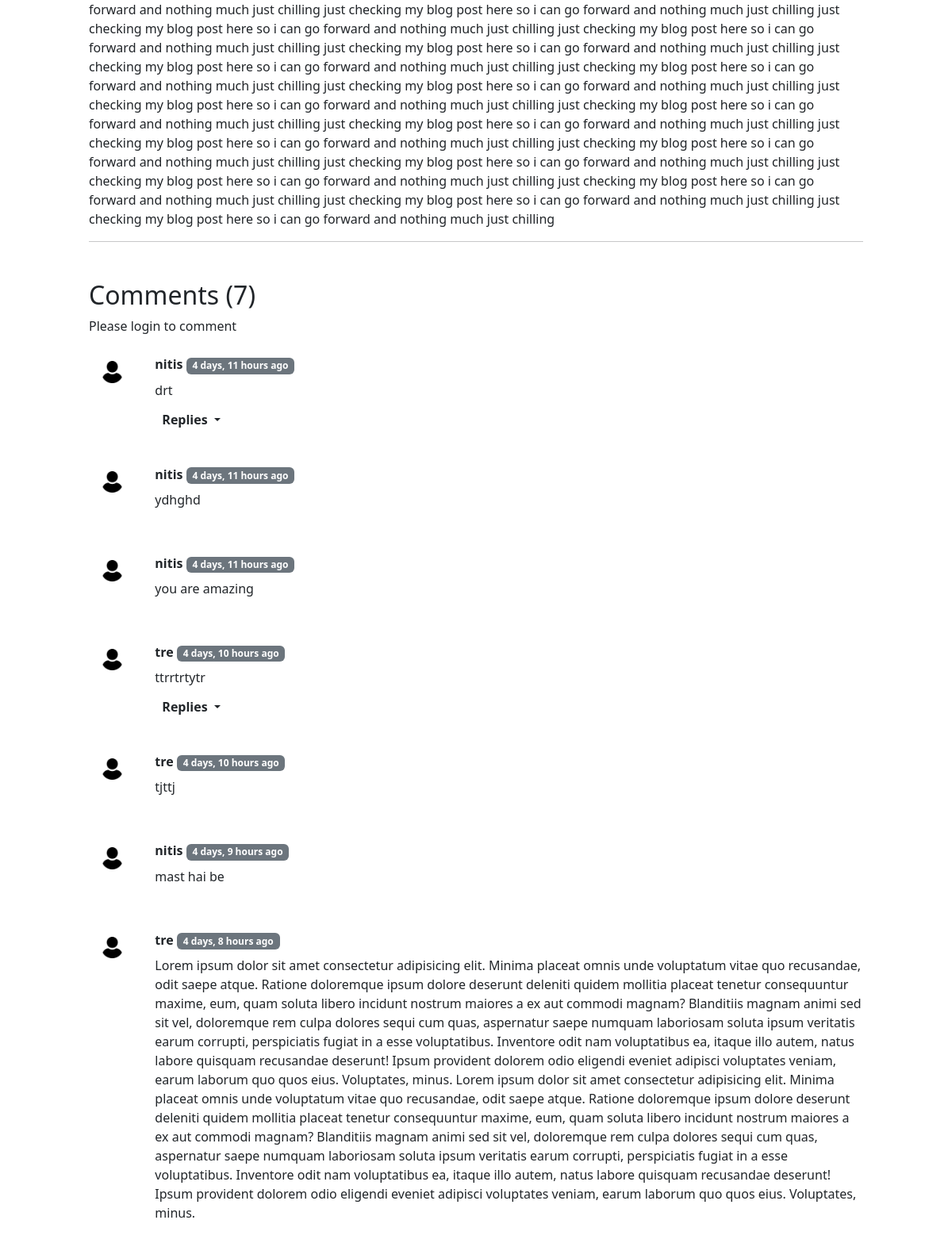
The app's page /blog/1 (lower part), older data.
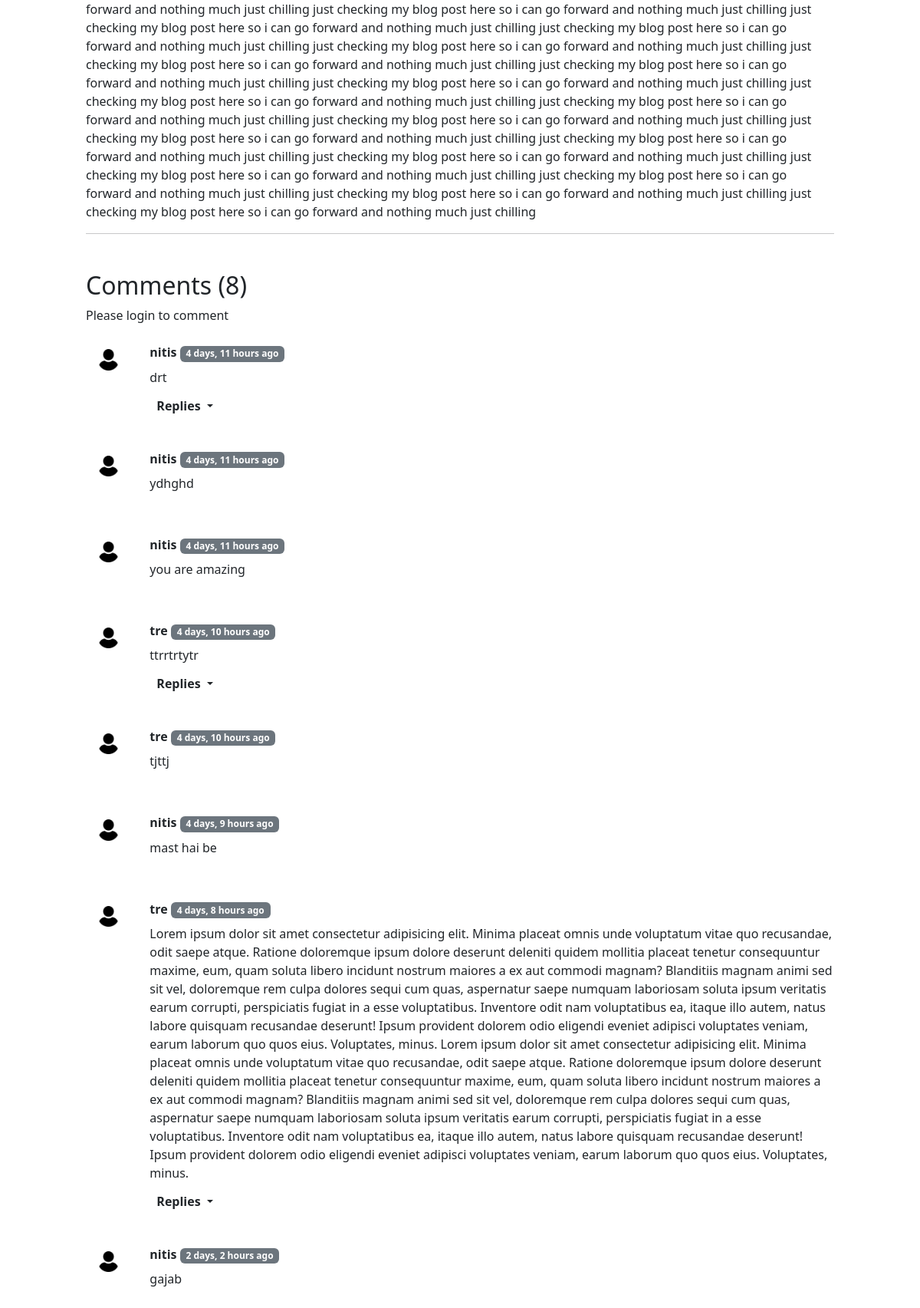
The same page, newer data.
### blog/models.py (models this page shows)
class BlogComment(models.Model):
    sno = models.AutoField(primary_key=True)
    comment = models.TextField()
    user = models.ForeignKey(User, on_delete=models.CASCADE)
    post = models.ForeignKey(Post, on_delete=models.CASCADE)
    parent = models.ForeignKey('self', on_delete=models.CASCADE, null=True)
    timestamp = models.DateTimeField(default=now)
    def __str__(self):
        return self.comment[0:15] + "..." + " by " + self.user.username

### blog/views.py (the view)
# urls.py: path('<int:slug>', views.blogPost, name = "blogPost"),
def blogPost(request, slug):
    try:
        post = Post.objects.get(sno = slug)
        comments = BlogComment.objects.filter(post = post, parent = None)
        replies = BlogComment.objects.filter(post = post).exclude(parent = None)
        replyDict = {}
        for reply in replies:
            parent = reply.parent.sno
            if parent not in replyDict:
                replyDict[parent] = []
            replyDict[parent].append(reply)
        print(replyDict)
        context = {'post' : post, 'comments' : comments, 'replyDict' : replyDict}
        return render(request, "blog/blogPost.html", context)
    except ObjectDoesNotExist:
        messages.error(request, "No such blog exists")
        allPosts = Post.objects.all()
        context = {'allPosts' : allPosts}
        return render(request, "blog/blogHome.html", context)

### blog/templatetags/extras.py (called while the page is built)
@register.filter(name='get_val')
def get_val(dict, key):
    return dict.get(key)

### templates/blog/blogPost.html (shortened to what this page needs)
{% extends "base.html" %}
{% block body %}
{% load humanize %}
{% load extras %}
<div class="container-fluid my-3 mb-5" style="max-width: 1000px;">
    <p class="text-break" >{{post.content|safe}}</p>
    <hr>
</div>
<div class="container-fluid" style="max-width: 1000px;">
    <h2>Comments ({{comments.count}})</h2>
    <div class="my-2">
        {% if user.is_authenticated %}
        <form method="POST" action="/blog/postComment">
            {% csrf_token %}
            <div class="mb-3">
                <label for="comment" class="form-label">Post Comment</label>
                <input type="text" class="form-control" name="comment" id="comment" placeholder="Enter comment here"
                    pattern=".*\S.*" trim required>
                <input type="hidden" name="parentSno" value="">
            </div>
            <input type="hidden" name="postSno" value={{post.sno}}>
            <button type="submit" class="btn btn-dark">Submit</button>
        </form>
        {% else %}
        <p>Please login to comment</p>
        {% endif %}
    </div>
    {% for comment in comments %}
    <div class="row my-3">
        <div class="col-md-1">
            <img class="rounded mx-auto d-block w-100 p-3" src="/static/img/user.png" alt = "user">
        </div>
        <div class="col-md-11 pt-2">
            <b>{{comment.user.username}}</b> <span class="badge bg-secondary">{{comment.timestamp|naturaltime}}</span>
            <div class="my-2 text-break">{{comment.comment}}</div>
            <div class="reply mx-0">
                <p class="d-inline-flex gap-1">
                    {% if comment.sno in replyDict %}
                    <button class="btn btn-link btn-sm text-decoration-none text-dark fw-bold fs-6 dropdown-toggle" type="button" data-bs-toggle="collapse"
                        data-bs-target="#replies{{comment.sno}}" aria-expanded="false" aria-controls="replies{{comment.sno}}">
                         Replies
                    </button>
                    {% endif %}
                </p>
            </div>
        </div>
    </div>
    {% endfor %}
</div>
{% endblock body %}

Row changes from the older to the newer data that the page shows:
shown differently, row unchanged: BlogComment "4 days, 8 hours ago": now shows "Replies"
added BlogComment: user.username "nitis", timestamp "2 days, 2 hours ago", comment "gajab"
Text that changed along with them:
{{ comments.count }}: "7" → "8"
